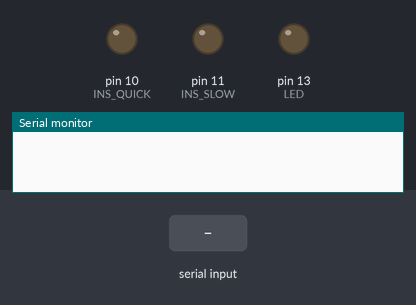
The sketch below on a simulated Arduino Uno, built with avr-gcc and run on an emulated ATmega328P. On the bench: output pins drawn as LEDs (lit = HIGH), the last lines printed to the serial monitor. The test bench sets the inputs (shaded band).

Above: at 1.2 s.
1.3 s: "0" received over Serial
At 2.3 s:
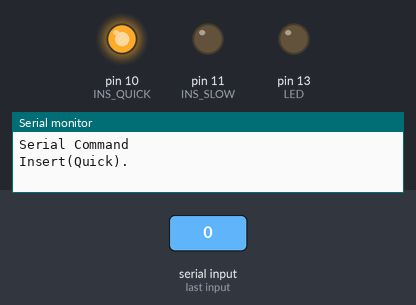
2.8 s: "1" received over Serial
At 3.5 s:
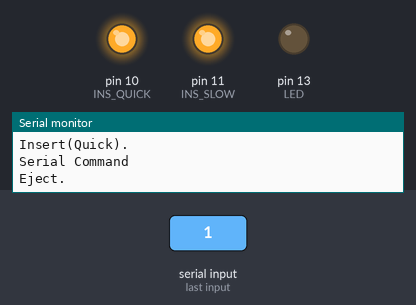
4.3 s: "3" received over Serial
At 4.6 s:
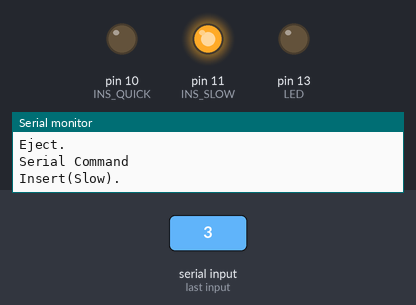
Timing chart, 0 to 7.3 s (numbered marks = the images above; inputs shaded):
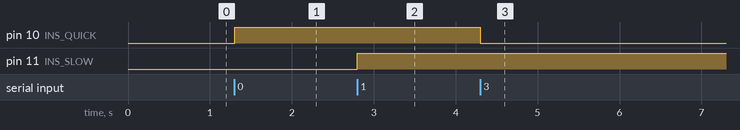

Measured:
- after the input at 1.3 s, pin 10 (INS_QUICK): LOW → HIGH at once
- after the input at 2.8 s, pin 11 (INS_SLOW): LOW → HIGH at once
- after the input at 4.3 s, pin 10 (INS_QUICK): HIGH → LOW at once

The sketch:

_3d_pen_MODIFY.ino
```cpp
#define LED 13
#define INS_QUICK 10
#define INS_SLOW 11
void setup() {
  pinMode(LED, OUTPUT);
  pinMode(INS_QUICK, OUTPUT);
  pinMode(INS_SLOW, OUTPUT);
  //Serial.begin(9600);
  Serial.begin(115200);
}

void loop() {
  if(Serial.available()) {
    char command = Serial.read();
    Serial.println("Serial Command");
    switch(command) {
      case'0': //Insert(Quick)
        {
          digitalWrite(INS_SLOW, LOW);
          digitalWrite(INS_QUICK, HIGH);
          Serial.println("Insert(Quick).");
          break;
        }
      case'1': //Eject
        {
          //Next : LED Blink Loop
          digitalWrite(INS_QUICK, HIGH);
          digitalWrite(INS_SLOW, HIGH);
          Serial.println("Eject.");
          break;
        }
      case'2': //Stop
        {
          digitalWrite(INS_SLOW, LOW);
          digitalWrite(INS_QUICK, LOW);
          Serial.println("Stop.");
          break;
        }
      case'3': //Insert(slow)
        {
          //digitalWrite(LED, HIGH);
          digitalWrite(INS_QUICK, LOW);
          digitalWrite(INS_SLOW, HIGH);
          Serial.println("Insert(Slow).");
          break;
        }
      default:
        {
          Serial.print("Wrong command : ");
          Serial.println(command);
        }
    }
  }
}
```
